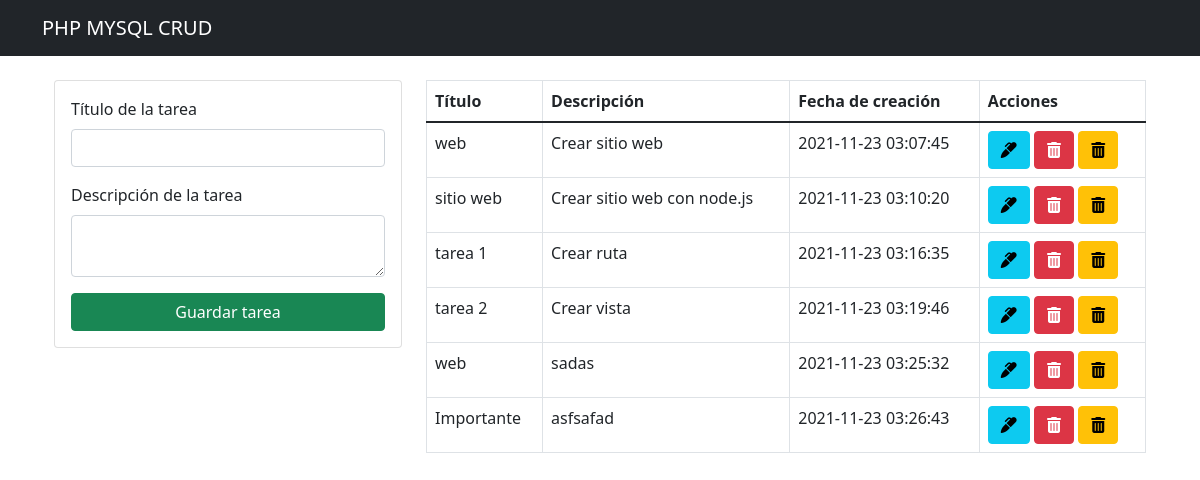
Before: / with the older database file.
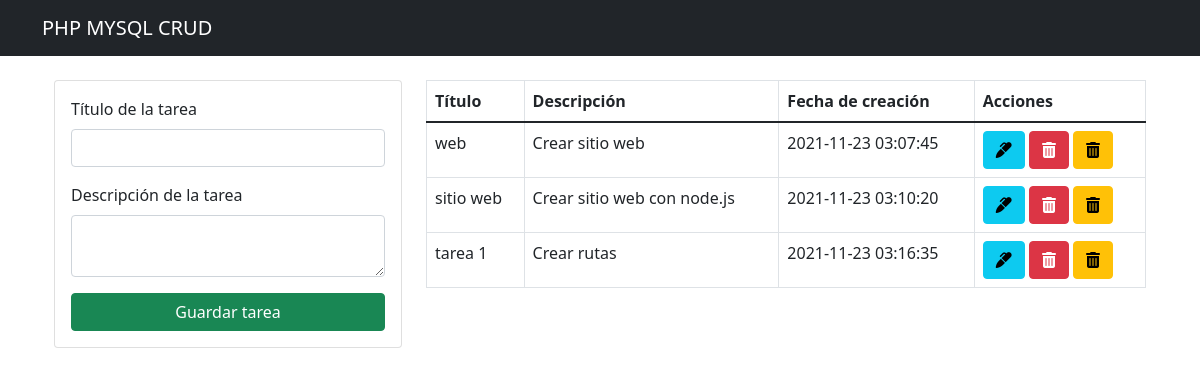
After: the same page with the newer database file.
### tables this page shows
CREATE TABLE `task` (
  `id` int(11) NOT NULL,
  `title` varchar(245) NOT NULL,
  `description` text NOT NULL,
  `created_at` timestamp NOT NULL DEFAULT current_timestamp(),
  `status` tinyint(4) NOT NULL DEFAULT 0
);

### index.php (the view, shortened to what this page needs)
<?php include("db.php") ?>
<?php include("includes/header.php") ?>
<div class="container p-4">
    <div class="row">
        <div class="col-md-4">
            <div class="card card-body">
                <div class="form-group">
                    <form action="save_task.php" method="POST">
                        <div class="mb-3">
                            <label class="form-label">Título de la tarea</label>
                            <input type="text" name="title" class="form-control" autofocus required>
                        </div>
                        <div class="mb-3">
                            <label class="form-label">Descripción de la tarea</label>
                            <textarea name="description" rows="2" class="form-control" required></textarea>
                        </div>
                        <div class="d-grid gap-2">
                            <input type="submit" class="btn btn-success" name="save_task" value="Guardar tarea">
                        </div>
                    </form>
                </div>
            </div>
        </div>
        <div class="col-md-8">
            <table class="table table-bordered">
                <thead>
                    <tr>
                        <th>Título</th>
                        <th>Descripción</th>
                        <th>Fecha de creación</th>
                        <th>Acciones</th>
                    </tr>
                </thead>
                <tbody>
                    <?php
                        $query = "SELECT * FROM task WHERE status = '0'";
                        $result_task = mysqli_query($conn, $query);
                        while($row = mysqli_fetch_array($result_task)){ ?>
                            <tr>
                                <td><?php echo $row['title']; ?></td>
                                <td><?php echo $row['description']; ?></td>
                                <td><?php echo $row['created_at']; ?></td>
                                <td>
                                    <a href="edit.php?id=<?php echo $row['id'] ?>" class="btn btn-info"><i class="fas fa-marker"></i></a>
                                    <a href="delete_task.php?id=<?php echo $row['id'] ?>" class="btn btn-danger"><i class="fas fa-trash-alt"></i></a>
                                    <a href="update_status.php?id=<?php echo $row['id'] ?>" class="btn btn-warning"><i class="fas fa-trash-alt"></i></a>
                                </td>
                            </tr>
                        <?php }
                    ?>
                </tbody>
            </table>
        </div>
    </div>
</div>
<?php include("includes/footer.php") ?>

### includes/header.php (shortened to what this page needs)
<!DOCTYPE html>
<html lang="en">
<head>
    <link href="https://cdn.jsdelivr.net/npm/bootstrap@5.1.3/dist/css/bootstrap.min.css" rel="stylesheet">
</head>
<body>
<?php include("includes/navegation.php") ?>

### includes/navegation.php
<nav class="navbar navbar-dark bg-dark">
    <div class="container">
        <a href="index.php" class="navbar-brand">PHP MYSQL CRUD</a>
    </div>
</nav>

### includes/footer.php (shortened to what this page needs)
</body>
</html>

Changed rows visible on the page:
no longer on this page (row edited): task: title "tarea 2", description "Crear vista", created_at "2021-11-23 03:19:46"
removed task: title "web", description "sadas", created_at "2021-11-23 03:25:32"
removed task: title "Importante", description "asfsafad", created_at "2021-11-23 03:26:43"
changed task "tarea 1": description "Crear ruta" → "Crear rutas"
